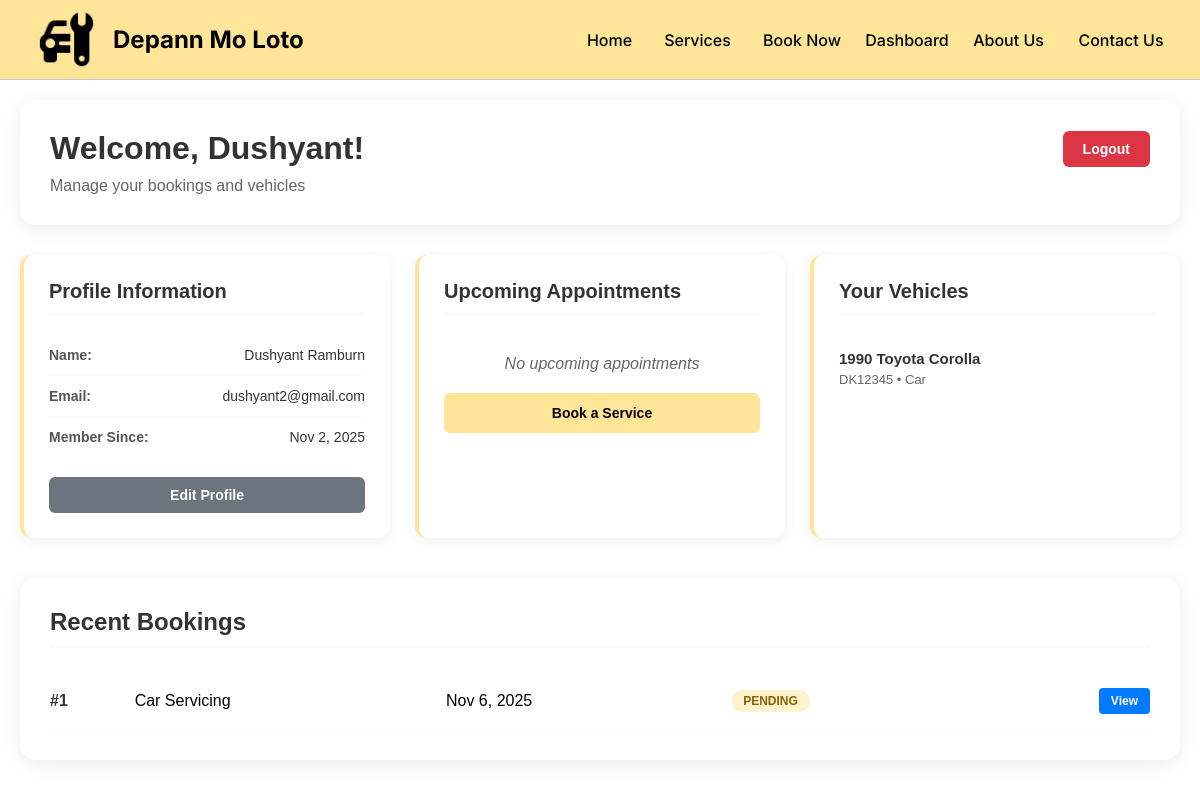
Screenshot of /users/dashboard/ (signed in) with the database file from the repository.
### bookings/models.py (models this page shows, shortened)
class Vehicle(models.Model):
    VEHICLE_TYPES = [
        ('car', 'Car'),
        ('suv', 'SUV'),
        ('van', 'Van'),
        ('motorcycle', 'Motorcycle'),
    ]
    user = models.ForeignKey(User, on_delete=models.CASCADE)
    make = models.CharField(max_length=50)
    model = models.CharField(max_length=50)
    year = models.IntegerField()
    license_plate = models.CharField(max_length=20)
    vehicle_type = models.CharField(max_length=20, choices=VEHICLE_TYPES, default='car')
    vin = models.CharField(max_length=17, blank=True)

class Booking(models.Model):
    STATUS_CHOICES = [
        ('pending', 'Pending'),
        ('confirmed', 'Confirmed'),
        ('in_progress', 'In Progress'),
        ('completed', 'Completed'),
        ('cancelled', 'Cancelled'),
    ]
    user = models.ForeignKey(User, on_delete=models.CASCADE)
    vehicle = models.ForeignKey('Vehicle', on_delete=models.CASCADE)
    service = models.ForeignKey('services.Service', on_delete=models.CASCADE)
    booking_date = models.DateTimeField()
    preferred_time = models.TimeField()
    special_requests = models.TextField(blank=True)
    status = models.CharField(max_length=20, choices=STATUS_CHOICES, default='pending')
    created_at = models.DateTimeField(auto_now_add=True)
    updated_at = models.DateTimeField(auto_now=True)

### services/models.py (models this page shows, shortened)
class Service(models.Model):
    SERVICE_TYPES = [
        ('car_servicing', 'Car Servicing'),
        ('battery_check', 'Battery Check'),
        ('mechanical_repair', 'Mechanical Repair'),
        ('tyre_replacement', 'Tyre Replacement'),
        ('ac_service', 'AC Service'),
        ('preventive_maintenance', 'Preventive Maintenance'),
    ]
    service_type = models.CharField(max_length=50, choices=SERVICE_TYPES, unique=True)
    name = models.CharField(max_length=100)
    description = models.TextField()
    price = models.DecimalField(max_digits=8, decimal_places=2)
    duration = models.CharField(max_length=50)
    is_popular = models.BooleanField(default=False)

### users/views.py (the view)
# urls.py: path('dashboard/', views.dashboard, name='dashboard'),
@login_required
def dashboard(request):
    bookings = Booking.objects.filter(user=request.user).order_by('-booking_date')
    vehicles = Vehicle.objects.filter(user=request.user)
    from datetime import date
    today = date.today()
    upcoming_bookings = bookings.filter(booking_date__gte=today)
    past_bookings = bookings.filter(booking_date__lt=today)
    context = {
        'upcoming_bookings': upcoming_bookings,
        'past_bookings': past_bookings,
        'vehicles': vehicles,
    }
    return render(request, 'users/dashboard.html', context)

### templates/users/dashboard.html (shortened to what this page needs)
{% extends 'base.html' %}
{% load static %}
{% block content %}
<div class="dashboard-container">
    <div class="dashboard-header">
        <div class="dashboard-header-top">
            <h1>Welcome, {{ user.first_name }}!</h1>
            <a href="{% url 'users:logout' %}" class="btn-logout">Logout</a>
        </div>
        <p>Manage your bookings and vehicles</p>
    </div>
    <div class="dashboard-grid">
        <div class="dashboard-card">
            <h3>Profile Information</h3>
            <div class="profile-info">
                <div class="info-item">
                    <span class="label">Name:</span>
                    <span class="value">{{ user.first_name }} {{ user.last_name }}</span>
                </div>
                <div class="info-item">
                    <span class="label">Email:</span>
                    <span class="value">{{ user.email }}</span>
                </div>
                <div class="info-item">
                    <span class="label">Member Since:</span>
                    <span class="value">{{ user.date_joined|date:"M j, Y" }}</span>
                </div>
            </div>
            <a href="#" class="btn-secondary" style="width: 100%; display: block; text-align: center;">Edit Profile</a>
        </div>
        <div class="dashboard-card">
            <h3>Upcoming Appointments</h3>
            {% if upcoming_bookings %}
                {% for booking in upcoming_bookings|slice:":3" %}
                <div class="booking-item">
                    <div class="booking-info">
                        <strong>{{ booking.service.name }}</strong>
                        <div class="booking-meta">
                            {{ booking.booking_date|date:"M j, Y" }} at {{ booking.preferred_time|time:"g:i A" }}
                        </div>
                        <div class="booking-status {{ booking.status }}">
                            {{ booking.get_status_display }}
                        </div>
                    </div>
                    <a href="{% url 'users:booking_detail' booking.id %}" class="btn-small">View Details</a>
                </div>
                {% endfor %}
                {% if upcoming_bookings|length > 3 %}
                <div class="view-all">
                    <a href="#all-bookings">View all {{ upcoming_bookings|length }} upcoming bookings</a>
                </div>
                {% endif %}
            {% else %}
                <p class="no-data">No upcoming appointments</p>
                <a href="{% url 'bookings:create' %}" class="btn-primary" style="width: 100%; display: block; text-align: center;">Book a Service</a>
            {% endif %}
        </div>
        <div class="dashboard-card">
            <h3>Your Vehicles</h3>
            {% if vehicles %}
                {% for vehicle in vehicles|slice:":2" %}
                <div class="vehicle-item">
                    <div class="vehicle-info">
                        <strong>{{ vehicle.year }} {{ vehicle.make }} {{ vehicle.model }}</strong>
                        <div class="vehicle-meta">
                            {{ vehicle.license_plate }} • {{ vehicle.get_vehicle_type_display }}
                        </div>
                    </div>
                </div>
                {% endfor %}
            {% else %}
                <p class="no-data">No vehicles added yet</p>
            {% endif %}
        </div>
    </div>
    <div class="dashboard-section" id="all-bookings">
        <h2>Recent Bookings</h2>
        {% if past_bookings %}
        <div class="bookings-table">
            {% for booking in past_bookings|slice:":10" %}
            <div class="booking-row">
                <div class="booking-cell" data-label="Booking ID">
                    <strong>#{{ booking.id }}</strong>
                </div>
                <div class="booking-cell" data-label="Service">
                    {{ booking.service.name }}
                </div>
                <div class="booking-cell" data-label="Date">
                    {{ booking.booking_date|date:"M j, Y" }}
                </div>
                <div class="booking-cell" data-label="Status">
                    <span class="status {{ booking.status }}">{{ booking.get_status_display }}</span>
                </div>
                <div class="booking-cell" data-label="Actions">
                    <a href="{% url 'users:booking_detail' booking.id %}" class="btn-small">View</a>
                </div>
            </div>
            {% endfor %}
        </div>
        {% else %}
        <p class="no-data">No past bookings found</p>
        {% endif %}
    </div>
</div>
{% endblock %}

### static/css/style.css (style rules this page uses)
* { margin: 0; padding: 0; box-sizing: border-box; }
body { font-family: 'Inter', sans-serif; background-color: #ffffff; }

### templates/users/dashboard.html (style rules this page uses)
.dashboard-container { max-width: 1200px; margin: 0 auto; padding: 20px; font-family: Arial, sans-serif; }
.dashboard-header { background: white; padding: 30px; border-radius: 15px; box-shadow: 0 4px 20px rgba(0,0,0,0.08); margin-bottom: 30px; }
.dashboard-header-top { display: flex; justify-content: space-between; align-items: center; margin-bottom: 10px; }
.dashboard-header h1 { color: #333; font-size: 32px; font-weight: bold; margin: 0; }
.dashboard-header p { color: #666; font-size: 16px; margin: 0; }
.dashboard-grid { display: grid; grid-template-columns: repeat(auto-fit, minmax(350px, 1fr)); gap: 25px; margin-bottom: 40px; }
.dashboard-card { background: white; padding: 25px; border-radius: 12px; box-shadow: 0 4px 15px rgba(0,0,0,0.06); border-left: 4px solid #FFE597; }
.dashboard-card h3 { color: #333; margin-bottom: 20px; font-size: 20px; font-weight: bold; border-bottom: 2px solid #f8f9fa; padding-bottom: 10px; }
.profile-info { margin-bottom: 20px; }
.info-item { display: flex; justify-content: space-between; align-items: center; padding: 12px 0; border-bottom: 1px solid #f8f9fa; }
.info-item:last-child { border-bottom: none; }
.info-item .label { font-weight: 600; color: #555; font-size: 14px; }
.info-item .value { color: #333; font-weight: 500; font-size: 14px; }
.vehicle-item { padding: 15px 0; border-bottom: 1px solid #f8f9fa; }
.vehicle-item:last-child { border-bottom: none; }
.vehicle-info strong { color: #333; font-size: 15px; display: block; margin-bottom: 5px; }
.vehicle-meta { color: #666; font-size: 13px; }
.btn-logout { padding: 10px 20px; background: #dc3545; color: white; text-decoration: none; border-radius: 6px; font-size: 14px; font-weight: 600; transition: all 0.3s ease; border: none; cursor: pointer; display: inline-block; }
.btn-primary { padding: 12px 24px; background: #FFE597; color: rgb(0, 0, 0); text-decoration: none; border-radius: 6px; font-size: 14px; font-weight: bold; transition: all 0.3s ease; border: none; cursor: pointer; display: inline-block; text-align: center; }
.btn-secondary { padding: 10px 20px; background: #6c757d; color: white; text-decoration: none; border-radius: 6px; font-size: 14px; font-weight: 600; transition: all 0.3s ease; border: none; cursor: pointer; display: inline-block; text-align: center; }
.btn-small { padding: 6px 12px; background: #007bff; color: white; text-decoration: none; border-radius: 4px; font-size: 12px; font-weight: 600; transition: all 0.3s ease; border: none; cursor: pointer; display: inline-block; }
.no-data { color: #666; font-style: italic; text-align: center; padding: 20px 0; margin: 0; }
.dashboard-section { background: white; padding: 30px; border-radius: 15px; box-shadow: 0 4px 20px rgba(0,0,0,0.08); margin-bottom: 30px; }
.dashboard-section h2 { color: #333; margin-bottom: 25px; font-size: 24px; font-weight: bold; border-bottom: 2px solid #f8f9fa; padding-bottom: 10px; }
.bookings-table { display: table; width: 100%; border-collapse: collapse; }
.booking-row { display: table-row; border-bottom: 1px solid #f8f9fa; transition: background-color 0.3s ease; }
.booking-cell { display: table-cell; padding: 15px 10px; vertical-align: middle; }
.booking-cell:first-child { padding-left: 0; }
.booking-cell:last-child { padding-right: 0; text-align: right; }
.booking-cell strong { color: #333; }
.status { display: inline-block; padding: 4px 12px; border-radius: 20px; font-size: 12px; font-weight: 600; text-transform: uppercase; }
.status.pending { background: #fff3cd; color: #856404; }
.dashboard-card { animation: fadeInUp 0.6s ease-out; }
.dashboard-card:nth-child(1) { animation-delay: 0.1s; }
.dashboard-card:nth-child(2) { animation-delay: 0.2s; }
.dashboard-card:nth-child(3) { animation-delay: 0.3s; }
.dashboard-section { animation: fadeInUp 0.6s ease-out 0.4s both; }

### rows the page displays
Vehicle: year "1990", make "Toyota", model "Corolla", license_plate "DK12345", vehicle_type "Car"
Booking: id "1", service.name "Car Servicing", booking_date "Nov 6, 2025", status "PENDING"

### other values shown
{{ user.first_name }} "Dushyant"
{{ user.last_name }} "Ramburn"
{{ user.email }} "dushyant2@gmail.com"
{{ user.date_joined|date:"M j, Y" }} "Nov 2, 2025"
